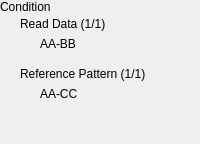
                          <widget class="QWidget" name="tab_setupTool_5_ModGuiMain">
                           <attribute name="title">
                            <string>Tab 5</string>
                           </attribute>
                           <layout class="QVBoxLayout" name="verticalLayout_23">
                            <property name="spacing">
                             <number>0</number>
                            </property>
                            <property name="leftMargin">
                             <number>0</number>
                            </property>
                            <property name="topMargin">
                             <number>0</number>
                            </property>
                            <property name="rightMargin">
                             <number>0</number>
                            </property>
                            <property name="bottomMargin">
                             <number>0</number>
                            </property>
                            <item>
                             <layout class="QVBoxLayout" name="verticalLayout_22">
                              <property name="spacing">
                               <number>0</number>
                              </property>
                              <item>
                               <widget class="QLabel" name="label_tab5_Condition">
                                <property name="text">
                                 <string>Condition</string>
                                </property>
                               </widget>
                              </item>
                              <item>
                               <layout class="QHBoxLayout" name="horizontalLayout_37">
                                <property name="spacing">
                                 <number>0</number>
                                </property>
                                <item>
                                 <spacer name="horizontalSpacer_37">
                                  <property name="orientation">
                                   <enum>Qt::Horizontal</enum>
                                  </property>
                                  <property name="sizeType">
                                   <enum>QSizePolicy::Fixed</enum>
                                  </property>
                                  <property name="sizeHint" stdset="0">
                                   <size>
                                    <width>20</width>
                                    <height>20</height>
                                   </size>
                                  </property>
                                 </spacer>
                                </item>
                                <item>
                                 <widget class="QLabel" name="label_tab5_ReadData">
                                  <property name="text">
                                   <string>Read Data (1/1)</string>
                                  </property>
                                 </widget>
                                </item>
                               </layout>
                              </item>
                              <item>
                               <layout class="QHBoxLayout" name="horizontalLayout_35">
                                <property name="spacing">
                                 <number>0</number>
                                </property>
                                <item>
                                 <spacer name="horizontalSpacer_35">
                                  <property name="orientation">
                                   <enum>Qt::Horizontal</enum>
                                  </property>
                                  <property name="sizeType">
                                   <enum>QSizePolicy::Fixed</enum>
                                  </property>
                                  <property name="sizeHint" stdset="0">
                                   <size>
                                    <width>40</width>
                                    <height>20</height>
                                   </size>
                                  </property>
                                 </spacer>
                                </item>
                                <item>
                                 <widget class="QLabel" name="label_tab5_showDataRead">
                                  <property name="text">
                                   <string>AA-BB</string>
                                  </property>
                                 </widget>
                                </item>
                               </layout>
                              </item>
                              <item>
                               <spacer name="verticalSpacer_6">
                                <property name="orientation">
                                 <enum>Qt::Vertical</enum>
                                </property>
                                <property name="sizeType">
                                 <enum>QSizePolicy::Fixed</enum>
                                </property>
                                <property name="sizeHint" stdset="0">
                                 <size>
                                  <width>20</width>
                                  <height>10</height>
                                 </size>
                                </property>
                               </spacer>
                              </item>
                              <item>
                               <layout class="QHBoxLayout" name="horizontalLayout_38">
                                <property name="spacing">
                                 <number>0</number>
                                </property>
                                <item>
                                 <spacer name="horizontalSpacer_38">
                                  <property name="orientation">
                                   <enum>Qt::Horizontal</enum>
                                  </property>
                                  <property name="sizeType">
                                   <enum>QSizePolicy::Fixed</enum>
                                  </property>
                                  <property name="sizeHint" stdset="0">
                                   <size>
                                    <width>20</width>
                                    <height>20</height>
                                   </size>
                                  </property>
                                 </spacer>
                                </item>
                                <item>
                                 <widget class="QLabel" name="label_tab5_ReferenPattern">
                                  <property name="text">
                                   <string>Reference Pattern (1/1)</string>
                                  </property>
                                 </widget>
                                </item>
                               </layout>
                              </item>
                              <item>
                               <layout class="QHBoxLayout" name="horizontalLayout_36">
                                <property name="spacing">
                                 <number>0</number>
                                </property>
                                <item>
                                 <spacer name="horizontalSpacer_36">
                                  <property name="orientation">
                                   <enum>Qt::Horizontal</enum>
                                  </property>
                                  <property name="sizeType">
                                   <enum>QSizePolicy::Fixed</enum>
                                  </property>
                                  <property name="sizeHint" stdset="0">
                                   <size>
                                    <width>40</width>
                                    <height>20</height>
                                   </size>
                                  </property>
                                 </spacer>
                                </item>
                                <item>
                                 <widget class="QLabel" name="label_tab5_showReferenPattern">
                                  <property name="text">
                                   <string>AA-CC</string>
                                  </property>
                                 </widget>
                                </item>
                               </layout>
                              </item>
                              <item>
                               <spacer name="verticalSpacer_5">
                                <property name="orientation">
                                 <enum>Qt::Vertical</enum>
                                </property>
                                <property name="sizeHint" stdset="0">
                                 <size>
                                  <width>20</width>
                                  <height>40</height>
                                 </size>
                                </property>
                               </spacer>
                              </item>
                             </layout>
                            </item>
                           </layout>
                          </widget>
